Frame 1 (no input): blank canvas, image omitted
Frame 60 (the mouse pressed at the canvas centre just before this capture): blank canvas, image omitted
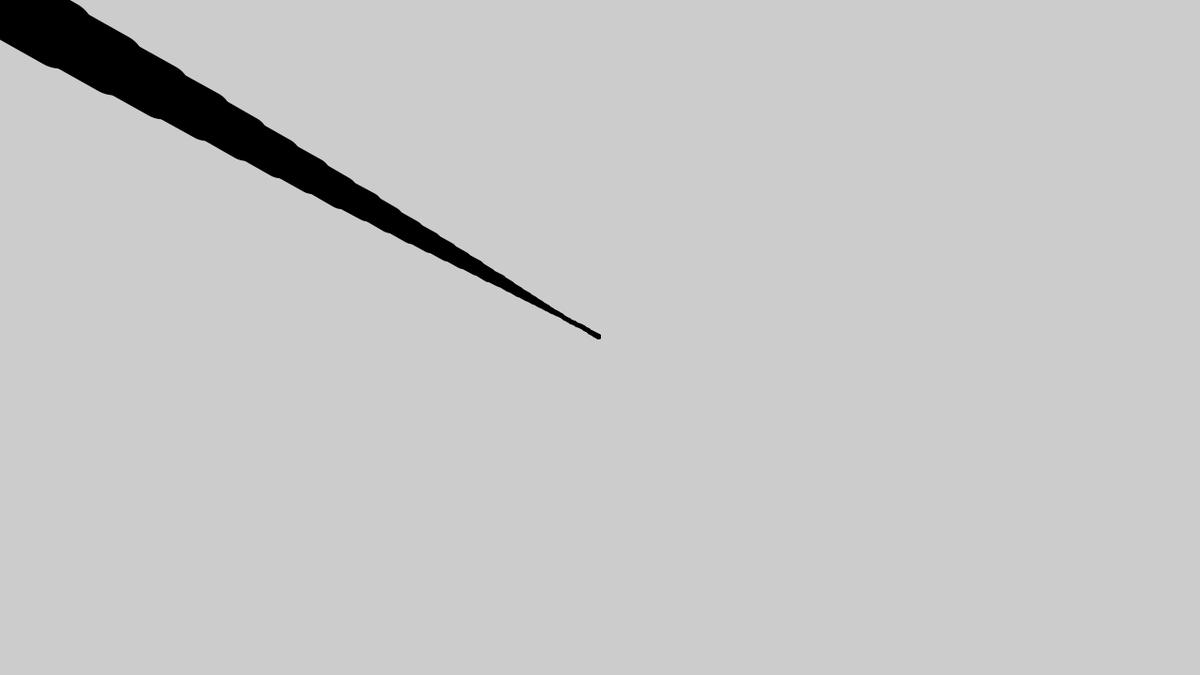
Frame 120 (the mouse held since frame 60 and released just before this capture)

The Processing sketch whose frames 1 and 60 were blank and that drew this single picture after the mouse press (run headless with seeded random() and noise(); from frame 60 on, the mouse is pressed at the canvas centre):

// Processing sketch: brush
// ── brush.pde
float x, y;
float px, py;
float targetX, targetY;
float easing = 0.1;
float strokewt;

void setup() {
  size(1280, 720);
}

void draw() {
  targetX = mouseX;
  x += (targetX - x) * easing;
  targetY = mouseY;
  y += (targetY - y) * easing;
  //strokewt = dist(pmouseX, pmouseY, mouseX, mouseY);
  strokewt = dist(px, py, x, y);
  if (strokewt < 5) {
    strokewt = 5;
  } else if (strokewt > 100) {
    strokewt = 100;
  }
  strokeWeight(strokewt);
  //stroke(255, 255-strokewt*2);
  if (mousePressed) {
    line(px, py, x, y);
  }
  px = x;
  py = y;
}
